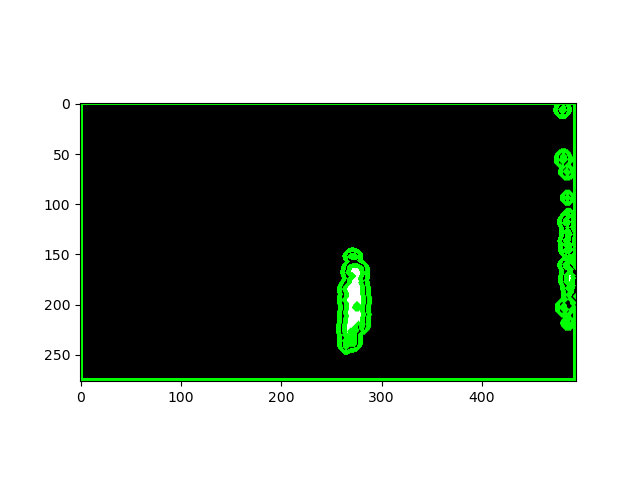

Here is the Python script that generated this plot:
import cv2 as cv
import matplotlib.pyplot as plt
image = cv.imread('maskresult.png')
image = cv.cvtColor(image, cv.COLOR_BGR2RGB)
gray = cv.cvtColor(image, cv.COLOR_RGB2GRAY)
#_,binary = cv.threshold(gray, 225, 225, cv.THRESH_BINARY_INV)
binary = cv.adaptiveThreshold(gray,255,cv.ADAPTIVE_THRESH_GAUSSIAN_C,cv.THRESH_BINARY,11,2)
contours, hierarchy = cv.findContours(binary, cv.RETR_TREE, cv.CHAIN_APPROX_SIMPLE)
image = cv.drawContours(image, contours, -1, (0,255,0), 3)

plt.imshow(image)
plt.show()

 
 
